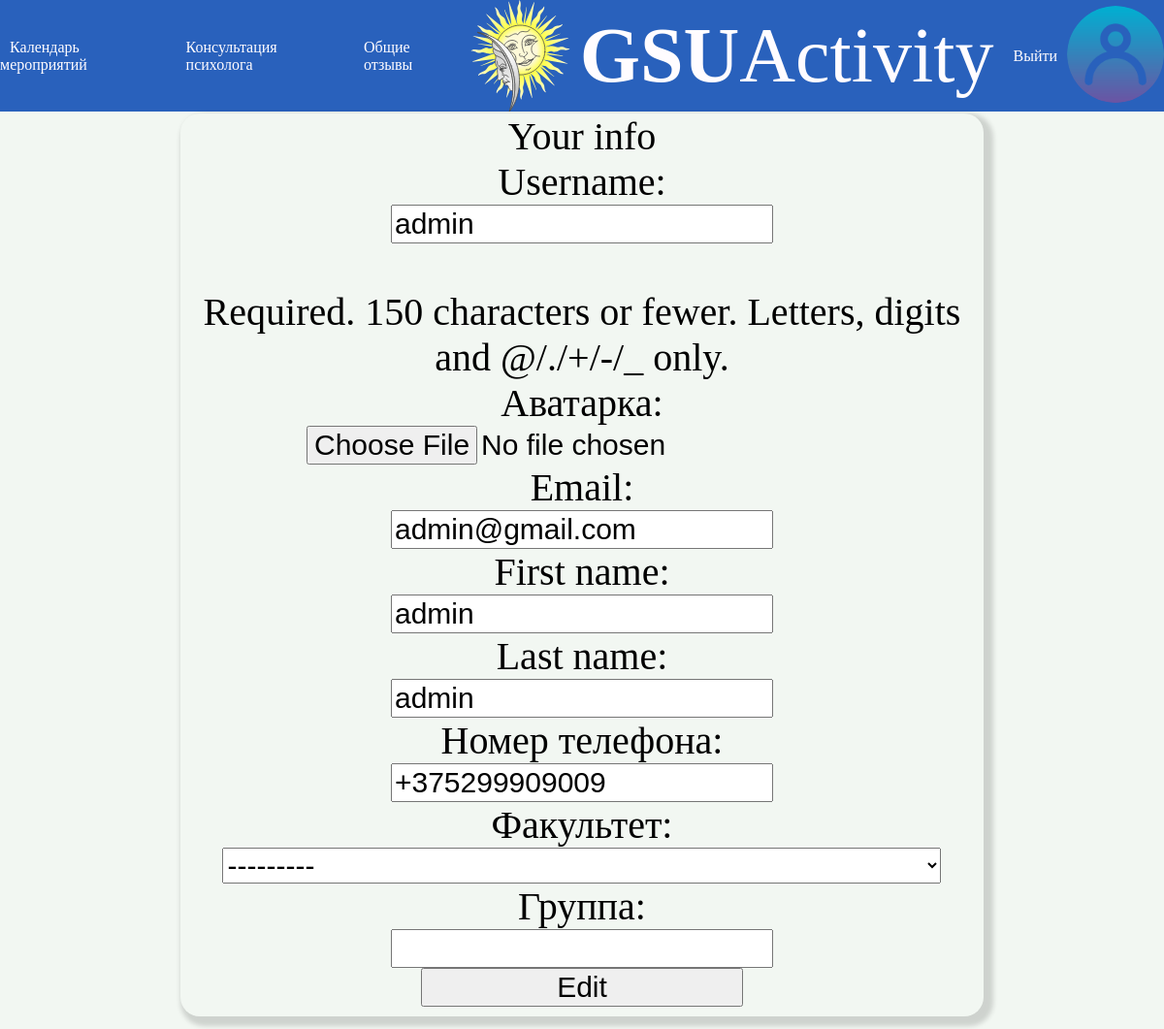
/profile/change (signed in), run on an earlier commit of the app's database.
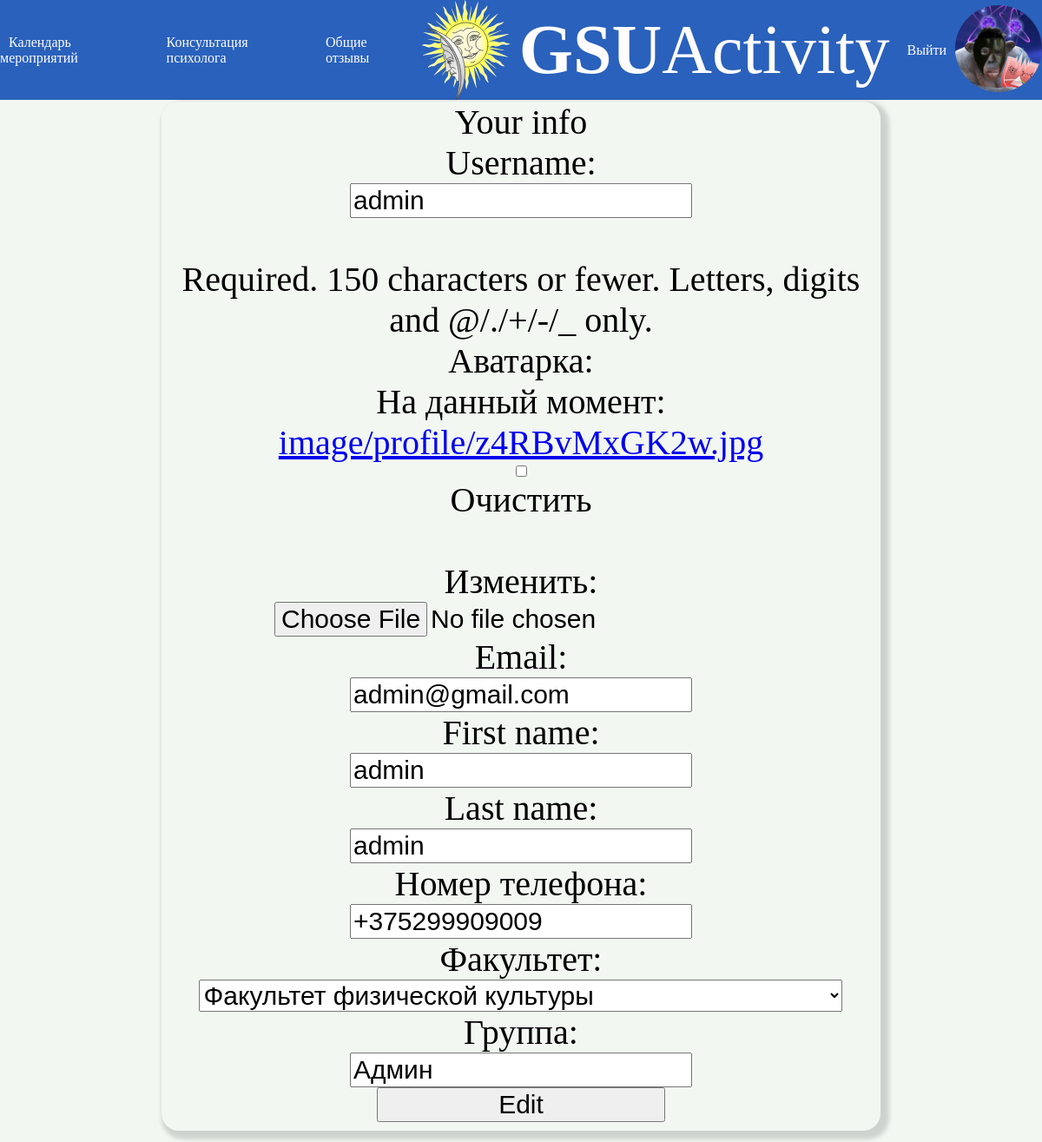
And on a later commit of the database.
### news/models.py (models this page shows)
class AdvUser(AbstractUser):
    fac = (
        ('bio','Биологический факультет'),
        ('geo','Геолого-географический факультет'),
        ('ist','Факультет истории и межкультурных коммуникаций'),
        ('in','Факультет иностранных языков'),
        ('mat','Факультет математитики и ТП'),
        ('psi','Факультет психологии и педагогики'),
        ('fiz','Факультет физики и ИТ'),
        ('ffk','Факультет физической культуры'),
        ('fil','Филологический факультет'),
        ('eko','Экономический факультет'),
        ('yr','Юридичесий факультет'),
        )
    is_activated = models.BooleanField(default=True, db_index=True,verbose_name='Прошел активацию')
    avatar = models.ImageField(null=True, blank=True, upload_to="image/profile/",verbose_name='Аватарка')
    phone_num = models.CharField(unique = True, null = True, blank = False, max_length=13,verbose_name='Номер телефона')
    faculty = models.CharField(null = True, blank =False,choices=fac,max_length=50,verbose_name='Факультет')
    group = models.CharField(null = True, blank = False,max_length=10,verbose_name='Группа')
    class Meta(AbstractUser.Meta):
        pass

### news/views.py (the view)
# urls.py: path('profile/change', ChangeUserInfoView.as_view(), name='profile_change'),
class ChangeUserInfoView(SuccessMessageMixin, LoginRequiredMixin, UpdateView):
    model = AdvUser
    template_name = 'news/change_user_info.html'
    form_class = ChangeUserInfoForm
    success_url = reverse_lazy('news:profile')
    success_message = 'Info changed'
    def dispatch(self, request, *args, **kwargs):
        self.user_id = request.user.pk
        return super().dispatch(request, *args, **kwargs)
    def get_object(self, queryset=None):
        if not queryset:
            queryset = self.get_queryset()
        return get_object_or_404(queryset, pk=self.user_id)

### news/forms.py
class ChangeUserInfoForm(forms.ModelForm):
    email = forms.EmailField(required=True, label='Email')
    class Meta:
        model = AdvUser
        fields = ('username', 'avatar', 'email', 'first_name', 'last_name','phone_num','faculty','group')

### news/templates/news/change_user_info.html (shortened to what this page needs)
{% extends "layout/basic.html" %}
{% load bootstrap4 %}
{% block content %}
<div class="profile">
	Your info
	<form method="post" enctype="multipart/form-data">
	{{ form }}
	<button type="submit">Edit</button>
	</form>
</div>
{% endblock %}

### news/templates/layout/basic.html (shortened to what this page needs)
{% load static %}
<!DOCTYPE html>
<html>
<head>
	<link rel="stylesheet" type="text/css" href="{% static 'news/style.css' %}">
</head>
<body>
	<header>
		<nav class="nav">
			<div class="dropdown">
				<a href="{% url 'news:index' %}"  class="link dropdtn">Календарь мероприятий</a>
			</div>
			<a href="{% url 'news:consult' %}"  class="link">Консультация психолога</a>
			<a href="{% url 'news:otz' %}"  class="link">Общие отзывы</a>
  		</nav>
  		<div class="logo ">
  			<img src="\static\news\logo.svg"><a href="{% url 'news:index' %} " class="logo_link"><strong>GSU</strong>Activity</a>
  		</div>
     	<div class="log">
     		{% if user.is_authenticated %}
     			<a href="{% url 'news:logout' %}" class="link">Выйти</a>
				<a href="{% url 'news:profile' %}">
					{% if user.avatar %}
      					<img class="avatar" src="{{ user.avatar.url }}">
    				{% else %}
      					<img class="avatar" src="\static\news\user.png">
    				{% endif %}
			    </a>
			{% else %}
				<a href="{% url 'news:login' %}" class="link">Войти</a>
				<a href="{% url 'news:register' %}" class="link">Регистрация</a>
			{% endif %}
		</div>
	</header>
	<section>
		{% block content %}
		{% endblock %}
	</section>
</body>
</html>

### news/static/news/style.css (style rules this page uses)
body { background: #F2F7F2; background-attachment: fixed; background-size: cover; }
header { display: flex; justify-content: space-around; background: #2961BC; flex-direction: row; align-items: center; margin: -8px; }
.logo { display: flex; align-items: center; font-size: 80px; }
.nav { display: flex; align-items: center; }
.log { display: flex; align-items: center; }
section { display: flex; flex-direction: column; align-items: center; flex-wrap:wrap; }
form { display: flex; flex-direction: column; align-items: center; }
form select { font-size: 30px; }
input { font-size: 30px; }
.avatar { width: 100px; height: 100px; border-radius: 50%; }
.link { margin: 10px; text-decoration: none; color: #fffcff; }
.logo_link { color: #fffcff; margin: 10px; text-decoration: none; }
.profile { margin-top: 10px; font-size: 40px; margin-bottom: 5px; border-radius: 20px; width:70%; box-shadow: 5px 5px 5px 5px rgba(0,0,0,0.15); margin-bottom: 5px; padding-bottom: 10px; display: flex; flex-direction: column; align-items: center; text-align: center; flex-wrap:wrap; }
.profile button { width: 40%; font-size: 30px; }
.dropdown { position: relative; }

What changed in the data, as far as the page shows it:
changed AdvUser "admin": avatar: picture added; faculty "---------" → "Факультет физической культуры"; group (not shown) → "Админ"
Also different on the page:
form field form: (not shown) → "☐"
text no longer shown: "Username: Required. 150 characters or fewer. Letters, digits and @/./+/-/_ only. Аватарка: Email: First name: Last name: Номер телефона: Факультет: Группа:"
text now shown: "Username: Required. 150 characters or fewer. Letters, digits and @/./+/-/_ only. Аватарка: На данный момент: image/profile/z4RBvMxGK2w.jpg Очистить Изменить: Email: First name: Last name: Номер телефона: Факультет: Группа:"
